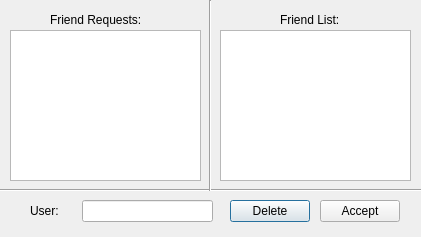
<?xml version="1.0" encoding="UTF-8"?>
<ui version="4.0">
 <class>friendManager</class>
 <widget class="QDialog" name="friendManager">
  <property name="geometry">
   <rect>
    <x>0</x>
    <y>0</y>
    <width>421</width>
    <height>237</height>
   </rect>
  </property>
  <property name="windowTitle">
   <string>Dialog</string>
  </property>
  <widget class="QListWidget" name="requestList">
   <property name="geometry">
    <rect>
     <x>10</x>
     <y>30</y>
     <width>191</width>
     <height>151</height>
    </rect>
   </property>
  </widget>
  <widget class="Line" name="line">
   <property name="geometry">
    <rect>
     <x>-20</x>
     <y>180</y>
     <width>471</width>
     <height>20</height>
    </rect>
   </property>
   <property name="orientation">
    <enum>Qt::Horizontal</enum>
   </property>
  </widget>
  <widget class="QLabel" name="requestLabel">
   <property name="geometry">
    <rect>
     <x>50</x>
     <y>10</y>
     <width>131</width>
     <height>20</height>
    </rect>
   </property>
   <property name="text">
    <string>Friend Requests:</string>
   </property>
  </widget>
  <widget class="Line" name="line_2">
   <property name="geometry">
    <rect>
     <x>200</x>
     <y>0</y>
     <width>20</width>
     <height>191</height>
    </rect>
   </property>
   <property name="orientation">
    <enum>Qt::Vertical</enum>
   </property>
  </widget>
  <widget class="QListWidget" name="friendList">
   <property name="geometry">
    <rect>
     <x>220</x>
     <y>30</y>
     <width>191</width>
     <height>151</height>
    </rect>
   </property>
  </widget>
  <widget class="QLabel" name="friendsLabel">
   <property name="geometry">
    <rect>
     <x>280</x>
     <y>10</y>
     <width>131</width>
     <height>20</height>
    </rect>
   </property>
   <property name="text">
    <string>Friend List:</string>
   </property>
  </widget>
  <widget class="QLineEdit" name="user">
   <property name="geometry">
    <rect>
     <x>82</x>
     <y>200</y>
     <width>131</width>
     <height>22</height>
    </rect>
   </property>
  </widget>
  <widget class="QLabel" name="label_3">
   <property name="geometry">
    <rect>
     <x>30</x>
     <y>200</y>
     <width>51</width>
     <height>21</height>
    </rect>
   </property>
   <property name="text">
    <string>User:</string>
   </property>
  </widget>
  <widget class="QPushButton" name="deleteButton">
   <property name="geometry">
    <rect>
     <x>230</x>
     <y>200</y>
     <width>80</width>
     <height>22</height>
    </rect>
   </property>
   <property name="text">
    <string>Delete</string>
   </property>
  </widget>
  <widget class="QPushButton" name="Accept">
   <property name="geometry">
    <rect>
     <x>320</x>
     <y>200</y>
     <width>80</width>
     <height>22</height>
    </rect>
   </property>
   <property name="text">
    <string>Accept</string>
   </property>
  </widget>
 </widget>
 <resources/>
 <connections/>
</ui>
